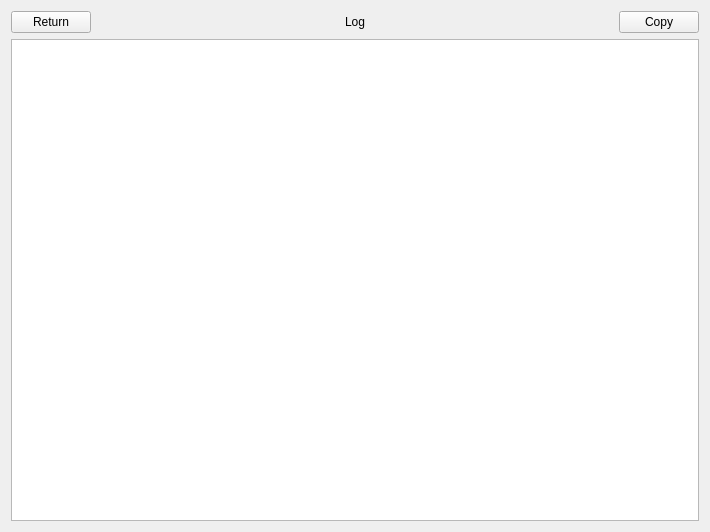
<?xml version="1.0" encoding="UTF-8"?>
<ui version="4.0">
 <class>LogWidget</class>
 <widget class="QWidget" name="LogWidget">
  <property name="geometry">
   <rect>
    <x>0</x>
    <y>0</y>
    <width>710</width>
    <height>532</height>
   </rect>
  </property>
  <property name="windowTitle">
   <string>Form</string>
  </property>
  <layout class="QVBoxLayout" name="verticalLayout">
   <item>
    <layout class="QHBoxLayout" name="horizontalLayout">
     <item>
      <widget class="QPushButton" name="returnButton">
       <property name="text">
        <string>Return</string>
       </property>
      </widget>
     </item>
     <item>
      <spacer name="horizontalSpacer_2">
       <property name="orientation">
        <enum>Qt::Horizontal</enum>
       </property>
       <property name="sizeHint" stdset="0">
        <size>
         <width>40</width>
         <height>20</height>
        </size>
       </property>
      </spacer>
     </item>
     <item>
      <widget class="QLabel" name="label">
       <property name="text">
        <string>Log</string>
       </property>
      </widget>
     </item>
     <item>
      <spacer name="horizontalSpacer">
       <property name="orientation">
        <enum>Qt::Horizontal</enum>
       </property>
       <property name="sizeHint" stdset="0">
        <size>
         <width>40</width>
         <height>20</height>
        </size>
       </property>
      </spacer>
     </item>
     <item>
      <widget class="QPushButton" name="copyButton">
       <property name="text">
        <string>Copy</string>
       </property>
      </widget>
     </item>
    </layout>
   </item>
   <item>
    <widget class="QPlainTextEdit" name="plainTextEdit"/>
   </item>
  </layout>
 </widget>
 <resources/>
 <connections/>
</ui>
